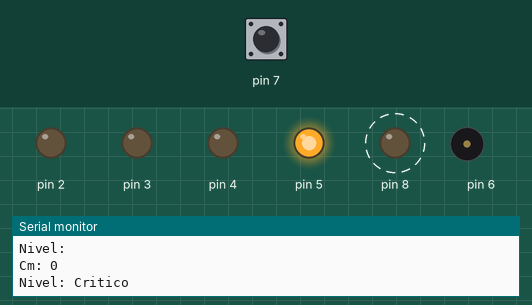
Simulated run of this sketch. Board: Arduino Uno, built with avr-gcc and run on an emulated ATmega328P. Shown: output pins drawn as LEDs (lit = HIGH), buzzer (waves = sounding), the last lines printed to the serial monitor. Dashed ring = blinking. Inputs (shaded band) come from the test bench; at power-on: pin 7 LOW.

Above: at 4.62 s.
5.4 s: pin 7 pulsed HIGH 2 times (0.12 s each, 0.3 s apart)
At 7.3 s:
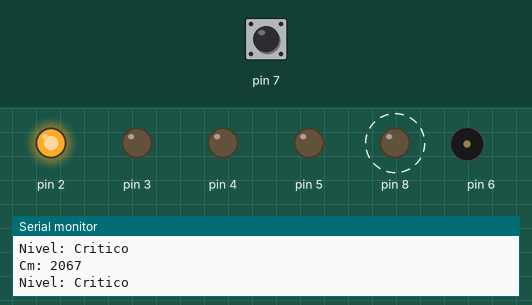
At 7.67 s:
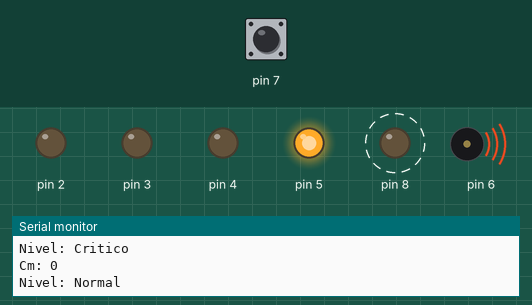
Timing chart, 0 to 14.9 s (numbered marks = the images above; inputs shaded):
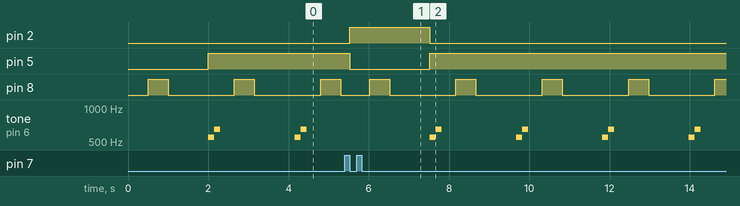

The sketch:

SensorAlagamentoBairrOn.ino
```cpp
// C++ code
//

int cm = 0;
bool BuzzerTrigger = false;
String nivel = "";

long readUltrasonicDistance()
{
  pinMode(8, OUTPUT);
  digitalWrite(8, LOW);
  delay(500);
  digitalWrite(8, HIGH);
  delay(500);
  digitalWrite(8, LOW);
  pinMode(7, INPUT);
  return pulseIn(7, HIGH);
}

void setup()
{
  pinMode(2, OUTPUT);
  pinMode(3, OUTPUT);
  pinMode(4, OUTPUT);
  pinMode(5, OUTPUT);
  pinMode(6, OUTPUT);
  pinMode(7, OUTPUT);
  pinMode(8, INPUT);

  Serial.begin(9600);
}

void loop()
{
  cm = 0.01723 * readUltrasonicDistance();
  Serial.print("Cm: ");
  Serial.println(cm);
  Serial.print("Nivel: ");
  Serial.println(nivel);

  if (cm >= 336) {
    nivel = "Normal";
    digitalWrite(2, HIGH);
  } else {
    digitalWrite(2, LOW);
  }

  if (cm >= 224 && cm < 336) {
    nivel = "Atencao";
    digitalWrite(3, HIGH);
    if (BuzzerTrigger == false) {
      tone(6, 440, 500);
      BuzzerTrigger = true;
    }
  } else {
    digitalWrite(3, LOW);
    BuzzerTrigger = false;
  }

  if (cm >= 112 && cm < 224) {
    nivel = "Alerta";
    digitalWrite(4, HIGH);
    tone(6, 440, 150);
    delay(1000);
    tone(6, 440, 150);
  } else {
    digitalWrite(4, LOW);
  }

  if (cm < 112) {
    nivel = "Critico";
    digitalWrite(5, HIGH);
    tone(6, 550, 150);
    delay(150);
    tone(6, 650, 150);
  } else {
    digitalWrite(5, LOW);
  }
}
```

Measured:
- after the input at 5.4 s, pin 2: LOW → HIGH after 0.12 s, → LOW 2.0 s later; pin 5: HIGH → LOW after 0.12 s, → HIGH 2.0 s later
- by itself, pin 8: alternates HIGH for 0.50 s and LOW for 1.7 s
- by itself, tone on pin 6: repeats every 2.2 s: 650 Hz 0.15 s, silent 1.9 s, 550 Hz 0.15 s
